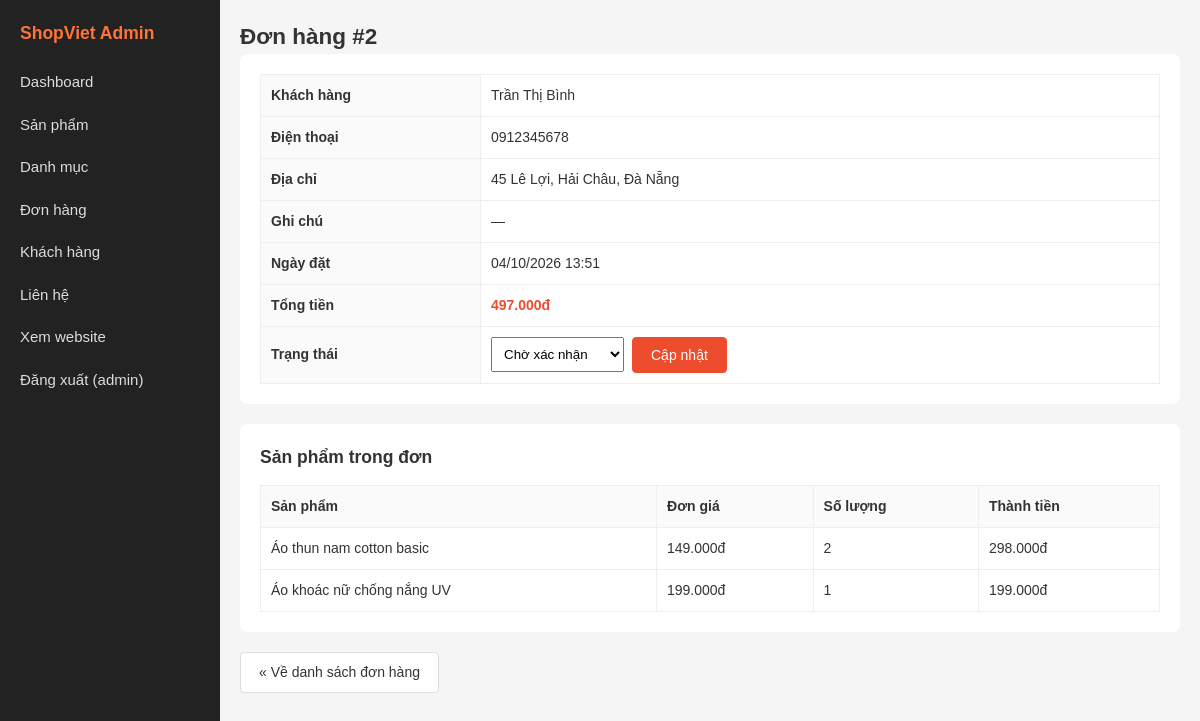
Screenshot of /admin/order_detail.php?id=2 (signed in) with the database file from the repository.
### tables this page shows
CREATE TABLE orders (
  id INT AUTO_INCREMENT PRIMARY KEY,
  customer_id INT NULL,
  customer_name VARCHAR(100) NOT NULL,
  customer_phone VARCHAR(20) NOT NULL,
  customer_address VARCHAR(255) NOT NULL,
  note TEXT NULL,
  total DECIMAL(12,0) NOT NULL DEFAULT 0,
  status ENUM('moi','dang_giao','hoan_thanh','da_huy') NOT NULL DEFAULT 'moi',
  created_at TIMESTAMP DEFAULT CURRENT_TIMESTAMP,
  FOREIGN KEY (customer_id) REFERENCES customers(id) ON DELETE SET NULL
);

CREATE TABLE order_items (
  id INT AUTO_INCREMENT PRIMARY KEY,
  order_id INT NOT NULL,
  product_id INT NULL,
  product_name VARCHAR(200) NOT NULL,
  price DECIMAL(12,0) NOT NULL,
  quantity INT NOT NULL DEFAULT 1,
  FOREIGN KEY (order_id) REFERENCES orders(id) ON DELETE CASCADE,
  FOREIGN KEY (product_id) REFERENCES products(id) ON DELETE SET NULL
);

### config.php (called while the page is built, shortened)
<?php
function format_price($number) {
    return number_format((float)$number, 0, ',', '.') . 'đ';
}
function esc($str) {
    return htmlspecialchars((string)($str ?? ''), ENT_QUOTES, 'UTF-8');
}
function db_one($conn, $sql, $types = '', $params = []) {
    $stmt = $conn->prepare($sql);
    if ($types && $params) {
        $stmt->bind_param($types, ...$params);
    }
    $stmt->execute();
    $row = $stmt->get_result()->fetch_assoc();
    return $row;
}
function db_all($conn, $sql, $types = '', $params = []) {
    $stmt = $conn->prepare($sql);
    if ($types && $params) {
        $stmt->bind_param($types, ...$params);
    }
    $stmt->execute();
    $rows = $stmt->get_result()->fetch_all(MYSQLI_ASSOC);
    return $rows;
}
function order_status_label($status) {
    $map = [
        'moi'        => 'Chờ xác nhận',
        'dang_giao'  => 'Đang giao hàng',
        'hoan_thanh' => 'Hoàn thành',
        'da_huy'     => 'Đã hủy',
    ];
    return $map[$status] ?? $status;
}

### admin/order_detail.php (the view, shortened to what this page needs)
<?php
require_once 'includes/header.php';
$id = (int)($_GET['id'] ?? 0);
$order = db_one($conn, 'SELECT * FROM orders WHERE id = ?', 'i', [$id]);
$items = db_all($conn, 'SELECT * FROM order_items WHERE order_id = ?', 'i', [$id]);
?>
<h2>Đơn hàng #<?= (int)$order['id'] ?></h2>
<div class="panel">
  <table class="table">
    <tr><th style="width:220px">Khách hàng</th><td><?= esc($order['customer_name']) ?></td></tr>
    <tr><th>Điện thoại</th><td><?= esc($order['customer_phone']) ?></td></tr>
    <tr><th>Địa chỉ</th><td><?= esc($order['customer_address']) ?></td></tr>
    <tr><th>Ghi chú</th><td><?= esc($order['note'] ?: '—') ?></td></tr>
    <tr><th>Ngày đặt</th><td><?= date('d/m/Y H:i', strtotime($order['created_at'])) ?></td></tr>
    <tr><th>Tổng tiền</th><td><b class="price"><?= format_price($order['total']) ?></b></td></tr>
    <tr><th>Trạng thái</th>
      <td>
        <form method="post" style="display:flex;gap:8px;align-items:center">
          <select name="status" style="padding:8px">
            <?php foreach (['moi', 'dang_giao', 'hoan_thanh', 'da_huy'] as $s): ?>
            <option value="<?= $s ?>" <?= $order['status'] === $s ? 'selected' : '' ?>><?= esc(order_status_label($s)) ?></option>
            <?php endforeach; ?>
          </select>
          <button class="btn btn-primary" type="submit">Cập nhật</button>
        </form>
      </td>
    </tr>
  </table>
</div>
<div class="panel">
  <h3>Sản phẩm trong đơn</h3>
  <table class="table">
    <tr><th>Sản phẩm</th><th>Đơn giá</th><th>Số lượng</th><th>Thành tiền</th></tr>
    <?php foreach ($items as $it): ?>
    <tr>
      <td><?= esc($it['product_name']) ?></td>
      <td><?= format_price($it['price']) ?></td>
      <td><?= (int)$it['quantity'] ?></td>
      <td><?= format_price($it['price'] * $it['quantity']) ?></td>
    </tr>
    <?php endforeach; ?>
  </table>
</div>
<p><a class="btn" href="orders.php">&laquo; Về danh sách đơn hàng</a></p>
<?php require_once 'includes/footer.php'; ?>

### assets/css/style.css (style rules this page uses)
* { box-sizing: border-box; margin: 0; padding: 0; }
body { font-family: Arial, Helvetica, sans-serif; background: #f5f5f5; color: #333; font-size: 15px; line-height: 1.5; }
a { color: #ee4d2d; text-decoration: none; }
.price { color: #ee4d2d; font-weight: bold; }
.btn { display: inline-block; padding: 9px 18px; border: 1px solid #ddd; background: #fff; color: #333; border-radius: 4px; cursor: pointer; font-size: 14px; }
.btn-primary { background: #ee4d2d; border-color: #ee4d2d; color: #fff; }
.table { width: 100%; border-collapse: collapse; background: #fff; font-size: 14px; }
.table th, .table td { border: 1px solid #eee; padding: 10px; text-align: left; vertical-align: middle; }
.table th { background: #fafafa; }
.panel { background: #fff; border-radius: 8px; padding: 20px; margin-bottom: 20px; }
.panel h3 { margin-bottom: 15px; }

### rows the page displays
orders: id "2", customer_name "Trần Thị Bình", customer_phone "0912345678", customer_address "45 Lê Lợi, Hải Châu, Đà Nẵng", note "—", created_at "04/10/2026 13:51", total "497.000đ"
order_items: product_name "Áo thun nam cotton basic", price "149.000đ", quantity "2", format_price($it['price'] * $it['quantity']) "298.000đ"
order_items: product_name "Áo khoác nữ chống nắng UV", price "199.000đ", quantity "1", format_price($it['price'] * $it['quantity']) "199.000đ"

### other values shown
$_SESSION['admin']['username'] "admin"
form field status "Chờ xác nhận"
